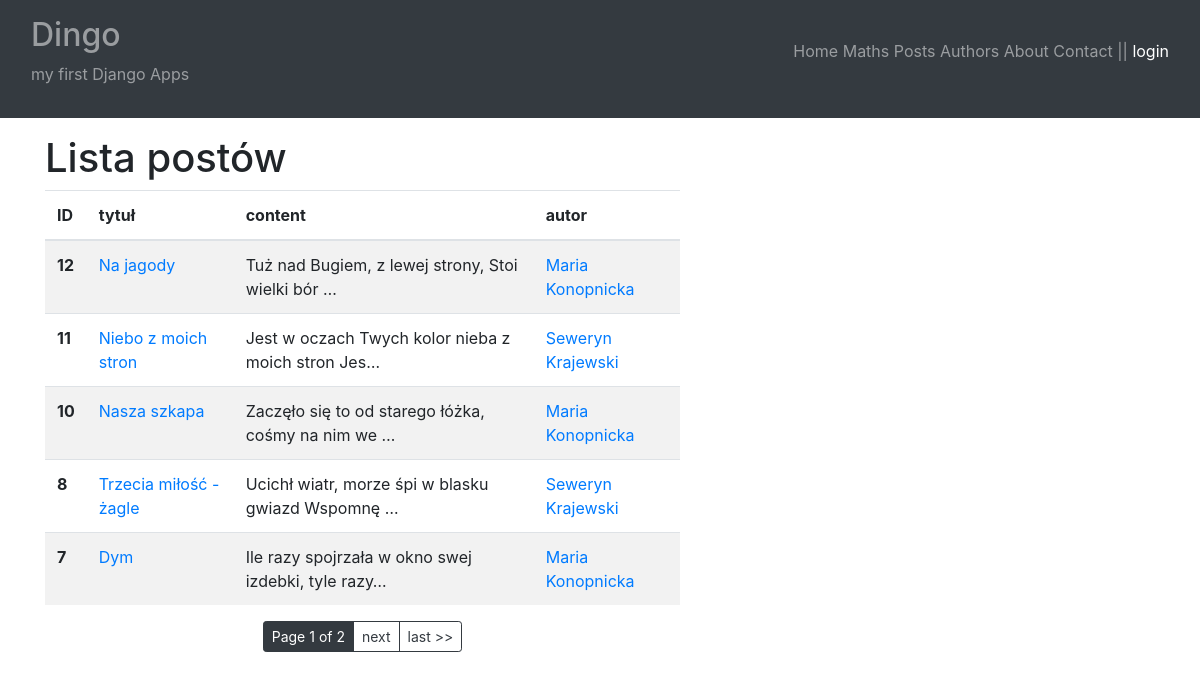
Screenshot of /blog/posts-list/ with the database file from the repository.
### posts/models.py (models this page shows, shortened)
class Post(models.Model):
    title = models.CharField(
        max_length=65,
        unique=True
    )
    content = models.TextField()
    create = models.DateTimeField(auto_now_add=True)
    modified = models.DateTimeField(
        auto_now=True,
        blank=True,
        null=True
    )
    author = models.ForeignKey(
        "posts.Author",
        on_delete=models.CASCADE,
        blank=True,
        null=True
    )
    class Meta:
        ordering = ["-modified"]

class Author(models.Model):
    nick = models.CharField(max_length=25, unique=True)
    bio = models.TextField(
        blank=True,
        null=True
    )
    email = models.EmailField()
    def __str__(self):
        return f"{self.nick}"

### posts/views.py (the view, shortened to what this page needs)
# urls.py: path("posts-list/", posts_list, name="posts_list"),
def posts_list(request):
    posts = Post.objects.all()
    paginator = Paginator(posts, 5)
    page_number = request.GET.get("page")
    posts = paginator.get_page(page_number)
    post_form = PostForm()
    return render(
        request=request,
        template_name="posts/posts_list.html",
        context={
            "posts": posts,
            "post_form": post_form
        }
    )

### posts/templates/posts/posts_list.html (shortened to what this page needs)
{% extends "main.html" %}
{% load bootstrap4 %}
{% block content %}
<div class="row">
    <div class="col-7">
        <h1>Lista postów</h1>
        <table class="table table-striped">
            <thead>
              <tr>
                <th scope="col">ID</th>
                <th scope="col">tytuł</th>
                <th scope="col">content</th>
                <th scope="col">autor</th>
              </tr>
            </thead>
            <tbody>
                {% for p in posts %}
                    <tr>
                        <th scope="row">{{ p.id }}</th>
                        <td><a href="{% url 'blog:post_details' p.id %}">{{ p.title }}</a></td>
                        <td>{{ p.content|truncatechars:50 }}</td>
                        <td><a href="{% url 'blog:author_details' p.author_id %}">{{ p.author }}</a></td>
                    </tr>
                {% endfor %}
            </tbody>
        </table>
        <div class="text-center">
            <div class="btn-group" role="group">
                        <button class="btn btn-dark btn-sm">Page {{ posts.number }} of {{ posts.paginator.num_pages }}</button>
                    {% if posts.has_next %}
                        <a class="btn btn-outline-dark btn-sm" href="?page={{ posts.next_page_number }}">next</a>
                        <a class="btn btn-outline-dark btn-sm" href="?page={{ posts.paginator.num_pages }}">last >></a>
                    {% endif %}
            </div>
        </div>
    </div>
    <div class="col">
    </div>
</div>
{% endblock %}

### rows the page displays
Post: id "12", title "Na jagody", content "Tuż nad Bugiem, z lewej strony, Stoi wielki bór …", author "Maria Konopnicka"
Post: id "11", title "Niebo z moich stron", content "Jest w oczach Twych kolor nieba z moich stron Jes…", author "Seweryn Krajewski"
Post: id "10", title "Nasza szkapa", content "Zaczęło się to od starego łóżka, cośmy na nim we …", author "Maria Konopnicka"
Post: id "8", title "Trzecia miłość - żagle", content "Ucichł wiatr, morze śpi w blasku gwiazd Wspomnę …", author "Seweryn Krajewski"
Post: id "7", title "Dym", content "Ile razy spojrzała w okno swej izdebki, tyle razy…", author "Maria Konopnicka"

### other values shown
{{ posts.number }} "1"
{{ posts.paginator.num_pages }} "2"
